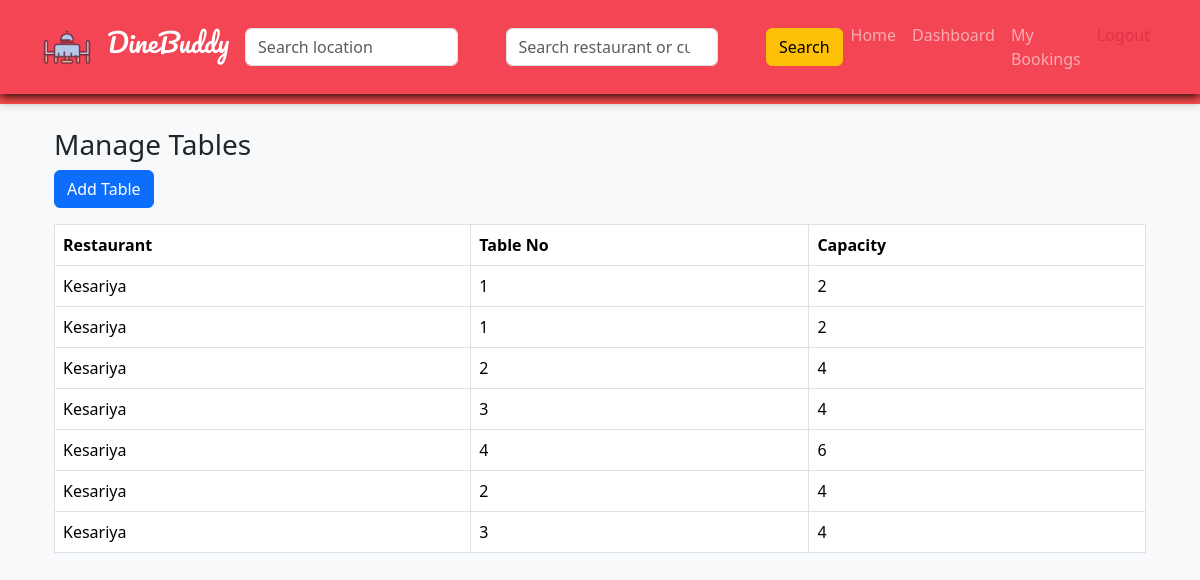
Screenshot of /restaurant/manage-tables/ (signed in) with the database file from the repository.
### restaurant_app/models.py (models this page shows, shortened)
class Table(models.Model):
    restaurant = models.ForeignKey(Restaurant,on_delete=models.CASCADE)
    table_number = models.IntegerField()
    capacity = models.IntegerField()

class Restaurant(models.Model):
    owner = models.ForeignKey(User,on_delete=models.CASCADE)
    name = models.CharField(max_length=200)
    location = models.CharField(max_length=200)
    cuisine = models.CharField(max_length=200)
    image = models.ImageField(upload_to='restaurant_images/')
    description = models.TextField()
    opening_time = models.TimeField()
    closing_time = models.TimeField()
    slot_duration = models.IntegerField(default=15)

### restaurant_app/views.py (the view, shortened to what this page needs)
# urls.py: path('manage-tables/', manage_tables, name='manage_tables'),
@login_required
def manage_tables(request):
    restaurant = Restaurant.objects.filter(owner=request.user).first()
    tables = Table.objects.filter(restaurant=restaurant)
    return render(request,'owner/manage_tables.html',{
        'tables':tables
    })

### templates/owner/manage_tables.html
{% extends 'base.html' %}
{% block content %}
<div class="container mt-4">
<h3>Manage Tables</h3>
<a href="{% url 'add_table' %}" class="btn btn-primary mb-3">
Add Table
</a>
<table class="table table-bordered">
<tr>
<th>Restaurant</th>
<th>Table No</th>
<th>Capacity</th>
</tr>
{% for table in tables %}
<tr>
<td>{{ table.restaurant.name }}</td>
<td>{{ table.table_number }}</td>
<td>{{ table.capacity }}</td>
</tr>
{% endfor %}
</table>
</div>
{% endblock %}

### static/css/style.css (style rules this page uses)
body { padding-top: 80px; background-color: #f8f9fa; }

### static/css/base.css (style rules this page uses)
body { padding-top: 80px; }

### rows the page displays
Table: restaurant.name "Kesariya", table_number "1", capacity "2"
Table: restaurant.name "Kesariya", table_number "1", capacity "2"
Table: restaurant.name "Kesariya", table_number "2", capacity "4"
Table: restaurant.name "Kesariya", table_number "3", capacity "4"
Table: restaurant.name "Kesariya", table_number "4", capacity "6"
Table: restaurant.name "Kesariya", table_number "2", capacity "4"
Table: restaurant.name "Kesariya", table_number "3", capacity "4"
